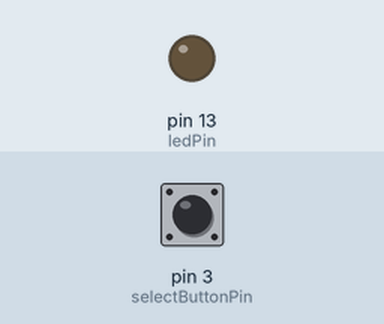
Simulated run of this sketch. Board: Arduino Uno, built with avr-gcc and run on an emulated ATmega328P. On the bench: output pins drawn as LEDs (lit = HIGH). Inputs (shaded band) come from the test bench; at power-on: pin 3 (selectButtonPin) LOW. What the sketch prints to the serial monitor is not drawn.

Above: at 1.2 s.
1.3 s: pin 3 (selectButtonPin) pulled HIGH for 1 s
At 1.7 s:
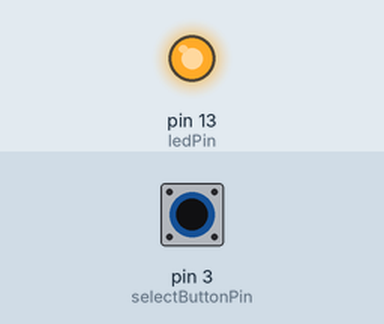
4.0 s: pin 3 (selectButtonPin) pulled HIGH for 3.2 s
At 8.4 s:
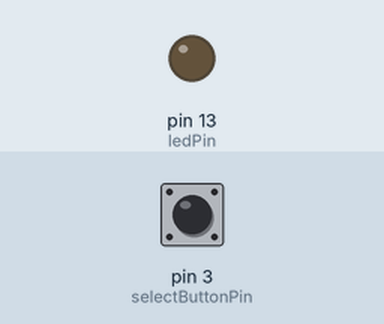
Timing chart, 0 to 9.9 s (numbered marks = the images above; inputs shaded):
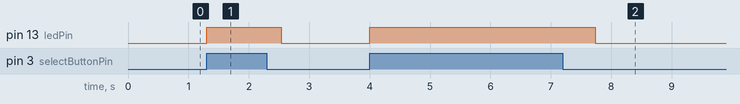

The sketch:

test.ino
```cpp
// constants won't change. They're used here to set pin numbers:
const int configButtonPin = 2;  // the number of the configuration pushbutton pin
const int selectButtonPin = 3;  // the number of the selector pushbutton pin
const int ledPin = 13;    // the number of the LED pin

// variables will change:
int configButtonState = 0;  // variable for reading the pushbutton status
int selectButtonState = 0;

void setup(void) {
  // 115200 baud rate
  Serial.begin(115200);

  // initialize the LED pin as an output:
  pinMode(ledPin, OUTPUT);
  // initialize the button pins as inputs:
  pinMode(configButtonPin, INPUT);
  pinMode(selectButtonPin, INPUT);

}


void loop() {

  if (digitalRead(selectButtonPin) == HIGH) {
    digitalWrite(ledPin, HIGH);

    unsigned int i = 0;
    // keep track of which table is selected, maybe change to use enum?
    // m430 = 0, m385 = 1, m918 = 2, xm918 = 3
    unsigned int t = 0;
    String arr[4] = {"a", "bc", "de", "fg"};
    while(i < 1000) {
      Serial.print(digitalRead(selectButtonPin)); Serial.print("   "); Serial.println(arr[t]);

      if (digitalRead(selectButtonPin) == HIGH && t <= 3) {
        t++;
      } else {
        t = 0;
      }

      i++;
    }
    digitalWrite(ledPin, LOW);
  }
}
```

Measured:
- after the input at 1.3 s, pin 13 (ledPin): LOW → HIGH at once, → LOW 1.2 s later
- after the input at 4.0 s, pin 13 (ledPin): LOW → HIGH at once, → LOW 3.7 s later
